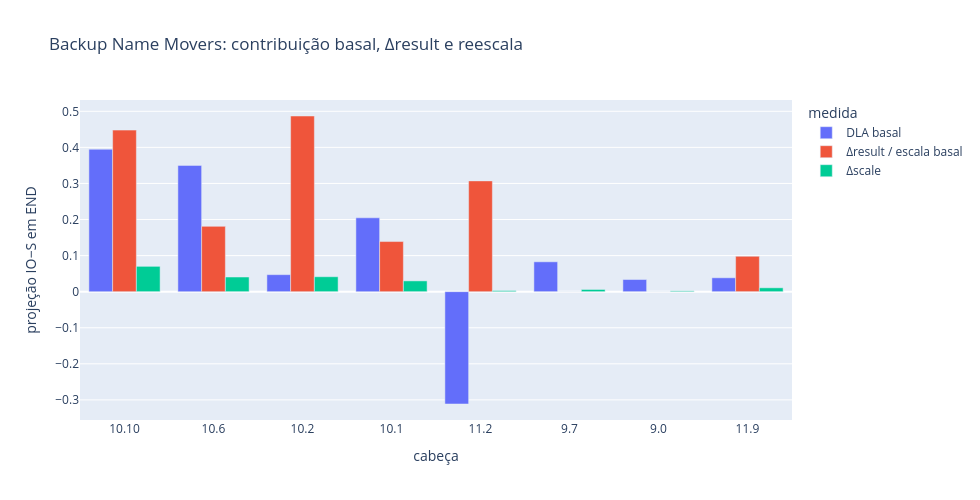
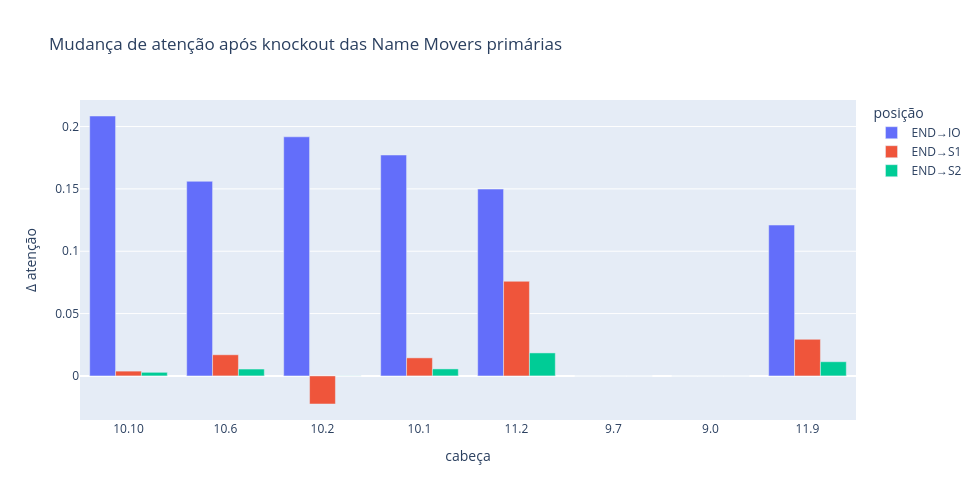

Notebook source saved alongside these figures, in order:
### Code cell
fig_dla = px.bar(
    plot_rows,
    x="head",
    y="valor",
    color="medida",
    barmode="group",
    title="Backup Name Movers: contribuição basal, Δresult e reescala",
    labels={"valor": "projeção IO−S em END", "head": "cabeça"},
)
fig_dla.update_layout(width=980, height=500)
fig_dla.show()

fig_attention = px.bar(
    attention_rows,
    x="head",
    y="valor",
    color="posição",
    barmode="group",
    title="Mudança de atenção após knockout das Name Movers primárias",
    labels={"valor": "Δ atenção", "head": "cabeça"},
)
fig_attention.update_layout(width=980, height=500)
fig_attention.show()

### Figure 1 — Plotly figure (JSON) as saved in the notebook; plotly's stock layout.template omitted (floating-point values rounded to 4 significant figures)
{"data": [{"alignmentgroup": "True", "hovertemplate": "medida=DLA basal<br>cabeça=%{x}<br>projeção IO−S em END=%{y}<extra></extra>", "legendgroup": "DLA basal", "marker": {"color": "#636efa", "pattern": {"shape": ""}}, "name": "DLA basal", "offsetgroup": "DLA basal", "orientation": "v", "showlegend": true, "textposition": "auto", "type": "bar", "x": ["10.10", "10.6", "10.2", "10.1", "11.2", "9.7", "9.0", "11.9"], "xaxis": "x", "y": [0.3947, 0.3501, 0.04716, 0.2048, -0.3114, 0.08281, 0.03367, 0.03849], "yaxis": "y"}, {"alignmentgroup": "True", "hovertemplate": "medida=Δresult / escala basal<br>cabeça=%{x}<br>projeção IO−S em END=%{y}<extra></extra>", "legendgroup": "Δresult / escala basal", "marker": {"color": "#EF553B", "pattern": {"shape": ""}}, "name": "Δresult / escala basal", "offsetgroup": "Δresult / escala basal", "orientation": "v", "showlegend": true, "textposition": "auto", "type": "bar", "x": ["10.10", "10.6", "10.2", "10.1", "11.2", "9.7", "9.0", "11.9"], "xaxis": "x", "y": [0.4478, 0.181, 0.487, 0.1389, 0.3071, 0.0, 0.0, 0.09818], "yaxis": "y"}, {"alignmentgroup": "True", "hovertemplate": "medida=Δscale<br>cabeça=%{x}<br>projeção IO−S em END=%{y}<extra></extra>", "legendgroup": "Δscale", "marker": {"color": "#00cc96", "pattern": {"shape": ""}}, "name": "Δscale", "offsetgroup": "Δscale", "orientation": "v", "showlegend": true, "textposition": "auto", "type": "bar", "x": ["10.10", "10.6", "10.2", "10.1", "11.2", "9.7", "9.0", "11.9"], "xaxis": "x", "y": [0.07021, 0.04061, 0.04141, 0.02989, 0.002958, 0.006099, 0.002219, 0.0107], "yaxis": "y"}], "layout": {"barmode": "group", "height": 500, "legend": {"title": {"text": "medida"}, "tracegroupgap": 0}, "title": {"text": "Backup Name Movers: contribuição basal, Δresult e reescala"}, "width": 980, "xaxis": {"anchor": "y", "domain": [0.0, 1.0], "title": {"text": "cabeça"}}, "yaxis": {"anchor": "x", "domain": [0.0, 1.0], "title": {"text": "projeção IO−S em END"}}}}

### Figure 2 — Plotly figure (JSON) as saved in the notebook; plotly's stock layout.template omitted (floating-point values rounded to 4 significant figures)
{"data": [{"alignmentgroup": "True", "hovertemplate": "posição=END→IO<br>cabeça=%{x}<br>Δ atenção=%{y}<extra></extra>", "legendgroup": "END→IO", "marker": {"color": "#636efa", "pattern": {"shape": ""}}, "name": "END→IO", "offsetgroup": "END→IO", "orientation": "v", "showlegend": true, "textposition": "auto", "type": "bar", "x": ["10.10", "10.6", "10.2", "10.1", "11.2", "9.7", "9.0", "11.9"], "xaxis": "x", "y": [0.2085, 0.1561, 0.1918, 0.1772, 0.1498, 0.0, 0.0, 0.121], "yaxis": "y"}, {"alignmentgroup": "True", "hovertemplate": "posição=END→S1<br>cabeça=%{x}<br>Δ atenção=%{y}<extra></extra>", "legendgroup": "END→S1", "marker": {"color": "#EF553B", "pattern": {"shape": ""}}, "name": "END→S1", "offsetgroup": "END→S1", "orientation": "v", "showlegend": true, "textposition": "auto", "type": "bar", "x": ["10.10", "10.6", "10.2", "10.1", "11.2", "9.7", "9.0", "11.9"], "xaxis": "x", "y": [0.003846, 0.01696, -0.02252, 0.01448, 0.0759, 0.0, 0.0, 0.02934], "yaxis": "y"}, {"alignmentgroup": "True", "hovertemplate": "posição=END→S2<br>cabeça=%{x}<br>Δ atenção=%{y}<extra></extra>", "legendgroup": "END→S2", "marker": {"color": "#00cc96", "pattern": {"shape": ""}}, "name": "END→S2", "offsetgroup": "END→S2", "orientation": "v", "showlegend": true, "textposition": "auto", "type": "bar", "x": ["10.10", "10.6", "10.2", "10.1", "11.2", "9.7", "9.0", "11.9"], "xaxis": "x", "y": [0.002889, 0.005516, 8.147e-05, 0.00561, 0.01844, 0.0, 0.0, 0.01138], "yaxis": "y"}], "layout": {"barmode": "group", "height": 500, "legend": {"title": {"text": "posição"}, "tracegroupgap": 0}, "title": {"text": "Mudança de atenção após knockout das Name Movers primárias"}, "width": 980, "xaxis": {"anchor": "y", "domain": [0.0, 1.0], "title": {"text": "cabeça"}}, "yaxis": {"anchor": "x", "domain": [0.0, 1.0], "title": {"text": "Δ atenção"}}}}
